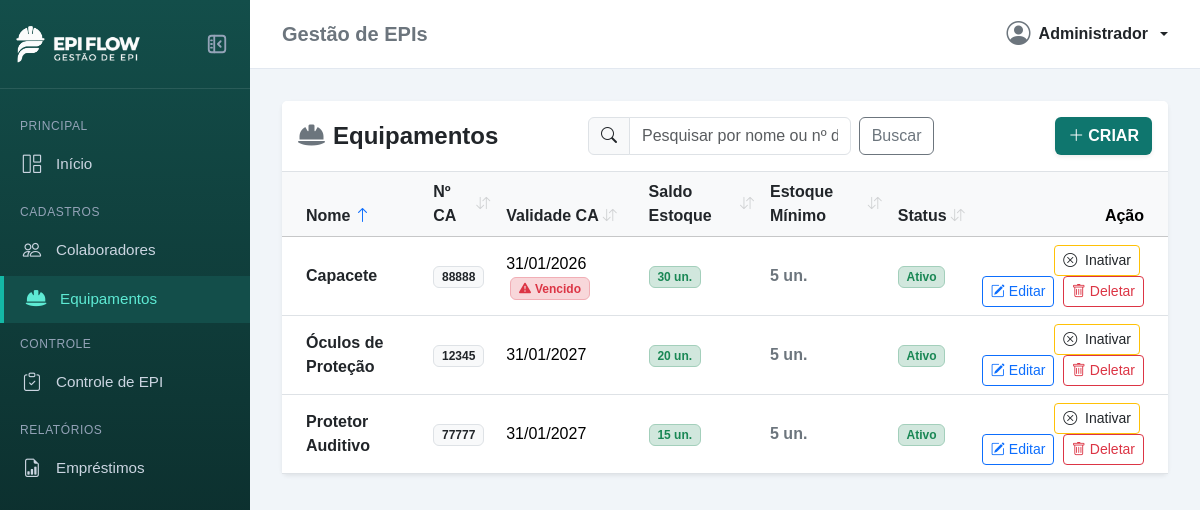
Before: /epis/ with the older database file.
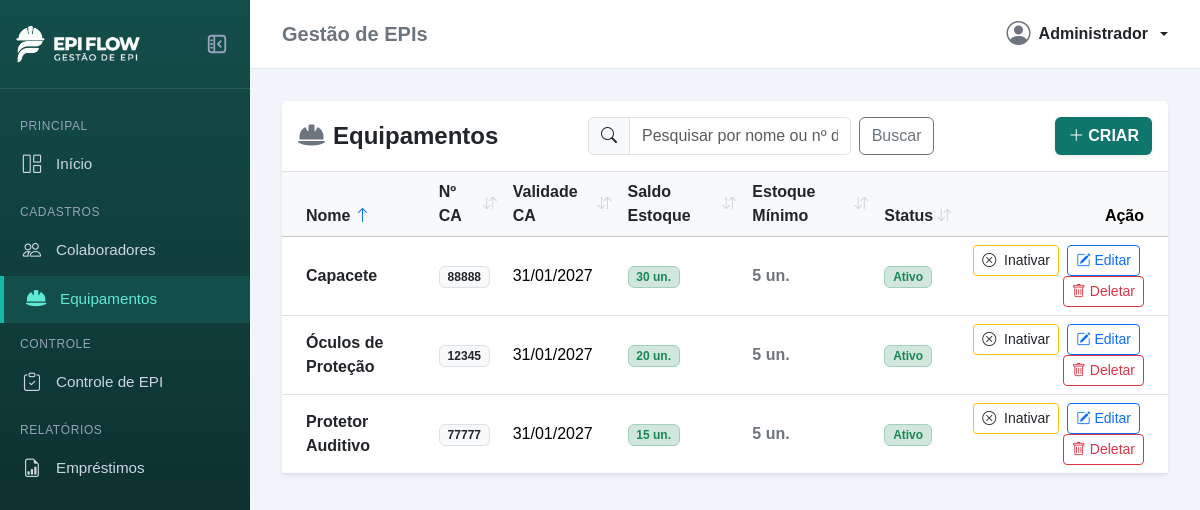
After: the same page with the newer database file.
### apps/epis/models.py (models this page shows, shortened)
class Equipamento(models.Model):
    nome = models.CharField(max_length=100)
    ca_numero = models.CharField(max_length=30)
    validade_ca = models.DateField()
    saldo_estoque = models.IntegerField(default=0)
    estoque_minimo = models.IntegerField(default=5)
    ativo = models.BooleanField(default=True)
    @property
    def ca_vencido(self):
        from django.utils import timezone
        if self.validade_ca:
            return self.validade_ca < timezone.now().date()
        return False

### apps/epis/views.py (the view)
# urls.py: path('', views.listar_equipamentos, name='listar'),
def listar_equipamentos(request):
    termo_busca = request.GET.get('busca', '').strip()
    campo_ordenacao = request.GET.get('campo', 'nome')
    direcao_ordenacao = request.GET.get('direcao', 'asc')
    todos = list(Equipamento.objects.all())
    if termo_busca:
        termo_normalizado = remover_acentos(termo_busca)
        equipamentos = [
            e for e in todos
            if termo_normalizado in remover_acentos(e.nome)
            or termo_normalizado in remover_acentos(e.ca_numero)
        ]
    else:
        equipamentos = todos
    equipamentos = aplicar_ordenacao_equipamentos(equipamentos, campo_ordenacao, direcao_ordenacao)
    return render(request, 'epis/listar.html', {
        'equipamentos': equipamentos,
        'termo_busca': termo_busca,
        'campo_ordenacao': campo_ordenacao,
        'direcao_ordenacao': direcao_ordenacao,
    })

### apps/epis/views.py (called while the page is built, shortened)
def remover_acentos(texto):
    if not texto:
        return ''
    return ''.join(
        c for c in unicodedata.normalize('NFD', str(texto))
        if unicodedata.category(c) != 'Mn'
    ).lower()

def aplicar_ordenacao_equipamentos(equipamentos, campo, direcao):
    reverse = (direcao == 'desc')
    if campo == 'nome':
        return sorted(equipamentos, key=lambda x: remover_acentos(x.nome), reverse=reverse)
    elif campo == 'saldo_estoque':
        return sorted(equipamentos, key=lambda x: x.saldo_estoque or 0, reverse=reverse)
    elif campo == 'estoque_minimo':
        return sorted(equipamentos, key=lambda x: x.estoque_minimo or 0, reverse=reverse)
    elif campo == 'status':
        return sorted(equipamentos, key=lambda x: 'Ativo' if x.ativo else 'Inativo', reverse=reverse)
    else:
        return sorted(equipamentos, key=lambda x: remover_acentos(x.nome), reverse=False)

### templates/epis/listar.html (shortened to what the changed rows need)
{% extends 'base.html' %}
{% block content %}
<div class="card shadow-sm border-0">
    <div class="card-body p-0">
        {% if equipamentos %}
        <div class="table-responsive">
            <table class="table table-hover align-middle mb-0">
                <thead class="table-light">
                    <tr>
                        <th class="ps-4">
                            <a href="?busca={{ termo_busca }}&campo=nome&direcao={% if campo_ordenacao == 'nome' and direcao_ordenacao == 'asc' %}desc{% else %}asc{% endif %}"
                                class="text-dark text-decoration-none d-inline-flex align-items-center gap-1"
                                title="Clique para ordenar por Nome">
                                <span>Nome</span>
                                {% if campo_ordenacao == 'nome' %}
                                {% if direcao_ordenacao == 'asc' %}
                                <i class="bi bi-arrow-up text-primary fw-bold" title="Crescente (A-Z)"></i>
                                {% else %}
                                <i class="bi bi-arrow-down text-primary fw-bold" title="Decrescente (Z-A)"></i>
                                {% endif %}
                                {% else %}
                                <i class="bi bi-arrow-down-up text-muted opacity-25 small"></i>
                                {% endif %}
                            </a>
                        </th>
                        <th>
                            <a href="?busca={{ termo_busca }}&campo=ca_numero&direcao={% if campo_ordenacao == 'ca_numero' and direcao_ordenacao == 'asc' %}desc{% else %}asc{% endif %}"
                                class="text-dark text-decoration-none d-inline-flex align-items-center gap-1"
                                title="Clique para ordenar por Nº CA">
                                <span>Nº CA</span>
                                {% if campo_ordenacao == 'ca_numero' %}
                                {% if direcao_ordenacao == 'asc' %}
                                <i class="bi bi-arrow-up text-primary fw-bold" title="Crescente"></i>
                                {% else %}
                                <i class="bi bi-arrow-down text-primary fw-bold" title="Decrescente"></i>
                                {% endif %}
                                {% else %}
                                <i class="bi bi-arrow-down-up text-muted opacity-25 small"></i>
                                {% endif %}
                            </a>
                        </th>
                        <th>
                            <a href="?busca={{ termo_busca }}&campo=validade_ca&direcao={% if campo_ordenacao == 'validade_ca' and direcao_ordenacao == 'asc' %}desc{% else %}asc{% endif %}"
                                class="text-dark text-decoration-none d-inline-flex align-items-center gap-1"
                                title="Clique para ordenar por Validade CA">
                                <span>Validade CA</span>
                                {% if campo_ordenacao == 'validade_ca' %}
                                {% if direcao_ordenacao == 'asc' %}
                                <i class="bi bi-arrow-up text-primary fw-bold" title="Mais antigas primeiro"></i>
                                {% else %}
                                <i class="bi bi-arrow-down text-primary fw-bold" title="Mais recentes primeiro"></i>
                                {% endif %}
                                {% else %}
                                <i class="bi bi-arrow-down-up text-muted opacity-25 small"></i>
                                {% endif %}
                            </a>
                        </th>
                        <th>
                            <a href="?busca={{ termo_busca }}&campo=saldo_estoque&direcao={% if campo_ordenacao == 'saldo_estoque' and direcao_ordenacao == 'asc' %}desc{% else %}asc{% endif %}"
                                class="text-dark text-decoration-none d-inline-flex align-items-center gap-1"
                                title="Clique para ordenar por Saldo Estoque">
                                <span>Saldo Estoque</span>
                                {% if campo_ordenacao == 'saldo_estoque' %}
                                {% if direcao_ordenacao == 'asc' %}
                                <i class="bi bi-arrow-up text-primary fw-bold" title="Menor saldo primeiro"></i>
                                {% else %}
                                <i class="bi bi-arrow-down text-primary fw-bold" title="Maior saldo primeiro"></i>
                                {% endif %}
                                {% else %}
                                <i class="bi bi-arrow-down-up text-muted opacity-25 small"></i>
                                {% endif %}
                            </a>
                        </th>
                        <th>
                            <a href="?busca={{ termo_busca }}&campo=estoque_minimo&direcao={% if campo_ordenacao == 'estoque_minimo' and direcao_ordenacao == 'asc' %}desc{% else %}asc{% endif %}"
                                class="text-dark text-decoration-none d-inline-flex align-items-center gap-1"
                                title="Clique para ordenar por Estoque Mínimo">
                                <span>Estoque Mínimo</span>
                                {% if campo_ordenacao == 'estoque_minimo' %}
                                {% if direcao_ordenacao == 'asc' %}
                                <i class="bi bi-arrow-up text-primary fw-bold"
                                    title="Menor estoque mínimo primeiro"></i>
                                {% else %}
                                <i class="bi bi-arrow-down text-primary fw-bold"
                                    title="Maior estoque mínimo primeiro"></i>
                                {% endif %}
                                {% else %}
                                <i class="bi bi-arrow-down-up text-muted opacity-25 small"></i>
                                {% endif %}
                            </a>
                        </th>
                        <th>
                            <a href="?busca={{ termo_busca }}&campo=status&direcao={% if campo_ordenacao == 'status' and direcao_ordenacao == 'asc' %}desc{% else %}asc{% endif %}"
                                class="text-dark text-decoration-none d-inline-flex align-items-center gap-1"
                                title="Clique para ordenar por Status">
                                <span>Status</span>
                                {% if campo_ordenacao == 'status' %}
                                {% if direcao_ordenacao == 'asc' %}
                                <i class="bi bi-arrow-up text-primary fw-bold" title="Crescente (Ativo primeiro)"></i>
                                {% else %}
                                <i class="bi bi-arrow-down text-primary fw-bold"
                                    title="Decrescente (Inativo primeiro)"></i>
                                {% endif %}
                                {% else %}
                                <i class="bi bi-arrow-down-up text-muted opacity-25 small"></i>
                                {% endif %}
                            </a>
                        </th>
                        <th class="text-end pe-4">Ação</th>
                    </tr>
                </thead>
                <tbody>
                    {% for equip in equipamentos %}
                    <tr class="{% if not equip.ativo %}table-light opacity-75{% endif %}">
                        <td class="ps-4 fw-semibold text-dark">{{ equip.nome }}</td>
                        <td><span class="badge bg-light text-dark border">{{ equip.ca_numero }}</span></td>
                        <td>
                            {{ equip.validade_ca|date:"d/m/Y" }}
                            {% if equip.ca_vencido %}
                            <span class="badge bg-danger-subtle text-danger border border-danger-subtle ms-1"
                                title="Certificado de Aprovação Vencido">
                                <i class="bi bi-exclamation-triangle-fill me-1"></i>Vencido
                            </span>
                            {% endif %}
                        </td>
                        <td>
                            {% if equip.saldo_estoque <= 0 %} <span
                                class="badge bg-danger-subtle text-danger border border-danger-subtle fw-semibold"
                                title="Estoque esgotado!">
                                <i class="bi bi-x-circle me-1"></i>0 (Esgotado)
                                </span>
                                    {% else %}
                                    <span
                                        class="badge bg-success-subtle text-success border border-success-subtle fw-semibold">
                                        {{ equip.saldo_estoque }} un.
                                    </span>
                                    {% endif %}
                        </td>
                        <td>
                            <span class="text-secondary fw-semibold">{{ equip.estoque_minimo }} un.</span>
                        </td>
                        <td>
                            {% if equip.ativo %}
                            <span class="badge bg-success-subtle text-success border border-success-subtle">Ativo</span>
                            {% else %}
                            <span
                                class="badge bg-secondary-subtle text-secondary border border-secondary-subtle">Inativo</span>
                            {% endif %}
                        </td>
                        <td class="text-end pe-4">
                            <a href="{% url 'epis:alternar_status' equip.id %}"
                                class="btn btn-sm {% if equip.ativo %}btn-outline-warning text-dark{% else %}btn-outline-success{% endif %} me-1"
                                title="{% if equip.ativo %}Inativar Equipamento{% else %}Ativar Equipamento{% endif %}">
                                <i
                                    class="bi {% if equip.ativo %}bi-x-circle{% else %}bi-check-circle{% endif %} me-1"></i>
                                {% if equip.ativo %}Inativar{% else %}Ativar{% endif %}
                            </a>
                            <a href="{% url 'epis:editar' equip.id %}" class="btn btn-sm btn-outline-primary me-1">
                                <i class="bi bi-pencil-square me-1"></i>Editar
                            </a>
                            <button type="button" class="btn btn-sm btn-outline-danger" data-bs-toggle="modal"
                                data-bs-target="#modalExcluir" data-equip-id="{{ equip.id }}"
                                data-equip-nome="{{ equip.nome }}">
                                <i class="bi bi-trash me-1"></i>Deletar
                            </button>
                        </td>
                    </tr>
                    {% endfor %}
                </tbody>
            </table>
        </div>
        {% endif %}
    </div>
</div>
{% endblock %}

Changed rows visible on the page:
changed Equipamento "Capacete": validade_ca "31/01/2026" → "31/01/2027"; no longer shows "Vencido"
